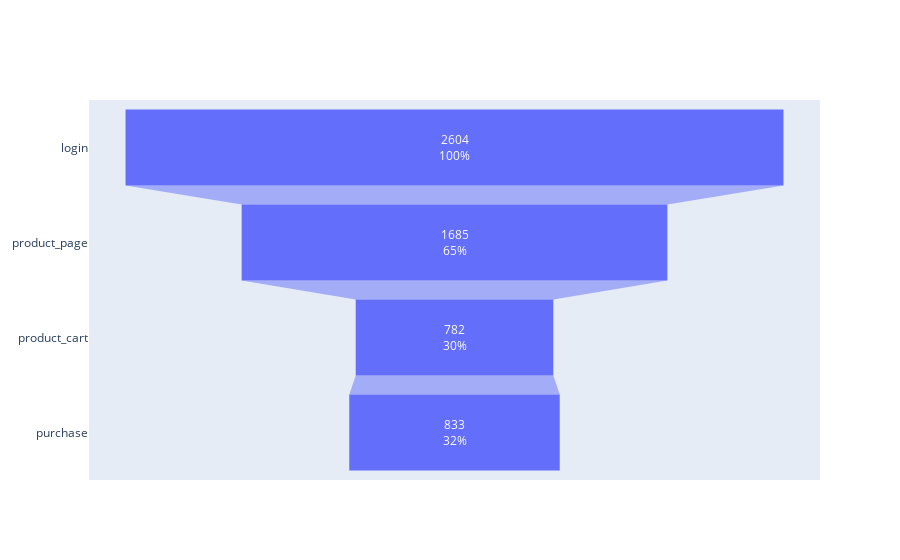

Notebook source saved alongside this figure:
### Markdown cell above
El **28%** de los usuarios realizan todo el viaje desde el login hasta purchase

### Code cell
#¿En qué etapa pierdes más usuarios en el grupo A?
fig = go.Figure(go.Funnel(
    y=users_by_event_a['event_name'],
    x=users_by_event_a['user_id'],
    textinfo="value+percent initial")
)

fig.show()

### Figure 1 — Plotly figure (JSON) as saved in the notebook; plotly's stock layout.template omitted (floating-point values rounded to 4 significant figures)
{"data": [{"textinfo": "value+percent initial", "type": "funnel", "x": [2604, 1685, 782, 833], "y": ["login", "product_page", "product_cart", "purchase"]}], "layout": {}}
